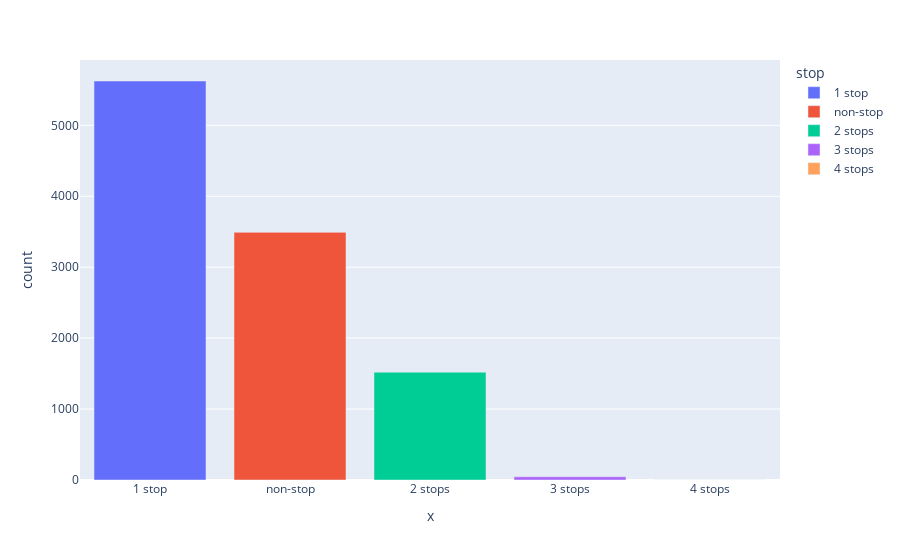

The cell this chart's notebook holds for it:
### Markdown cell above
# Count of Flights with number of stoppings

### Code cell
px.bar(d,y='count',x=['1 stop','non-stop','2 stops','3 stops','4 stops'],hover_name='stop',color='stop')

### Figure 1 — Plotly figure (JSON) as saved in the notebook; plotly's stock layout.template omitted (floating-point values rounded to 4 significant figures)
{"data": [{"alignmentgroup": "True", "hovertemplate": "<b>%{hovertext}</b><br><br>stop=1 stop<br>x=%{x}<br>count=%{y}<extra></extra>", "hovertext": ["1 stop"], "legendgroup": "1 stop", "marker": {"color": "#636efa", "pattern": {"shape": ""}}, "name": "1 stop", "offsetgroup": "1 stop", "orientation": "v", "showlegend": true, "textposition": "auto", "type": "bar", "x": ["1 stop"], "xaxis": "x", "y": [5625], "yaxis": "y"}, {"alignmentgroup": "True", "hovertemplate": "<b>%{hovertext}</b><br><br>stop=non-stop<br>x=%{x}<br>count=%{y}<extra></extra>", "hovertext": ["non-stop"], "legendgroup": "non-stop", "marker": {"color": "#EF553B", "pattern": {"shape": ""}}, "name": "non-stop", "offsetgroup": "non-stop", "orientation": "v", "showlegend": true, "textposition": "auto", "type": "bar", "x": ["non-stop"], "xaxis": "x", "y": [3491], "yaxis": "y"}, {"alignmentgroup": "True", "hovertemplate": "<b>%{hovertext}</b><br><br>stop=2 stops<br>x=%{x}<br>count=%{y}<extra></extra>", "hovertext": ["2 stops"], "legendgroup": "2 stops", "marker": {"color": "#00cc96", "pattern": {"shape": ""}}, "name": "2 stops", "offsetgroup": "2 stops", "orientation": "v", "showlegend": true, "textposition": "auto", "type": "bar", "x": ["2 stops"], "xaxis": "x", "y": [1520], "yaxis": "y"}, {"alignmentgroup": "True", "hovertemplate": "<b>%{hovertext}</b><br><br>stop=3 stops<br>x=%{x}<br>count=%{y}<extra></extra>", "hovertext": ["3 stops"], "legendgroup": "3 stops", "marker": {"color": "#ab63fa", "pattern": {"shape": ""}}, "name": "3 stops", "offsetgroup": "3 stops", "orientation": "v", "showlegend": true, "textposition": "auto", "type": "bar", "x": ["3 stops"], "xaxis": "x", "y": [45], "yaxis": "y"}, {"alignmentgroup": "True", "hovertemplate": "<b>%{hovertext}</b><br><br>stop=4 stops<br>x=%{x}<br>count=%{y}<extra></extra>", "hovertext": ["4 stops"], "legendgroup": "4 stops", "marker": {"color": "#FFA15A", "pattern": {"shape": ""}}, "name": "4 stops", "offsetgroup": "4 stops", "orientation": "v", "showlegend": true, "textposition": "auto", "type": "bar", "x": ["4 stops"], "xaxis": "x", "y": [1], "yaxis": "y"}], "layout": {"barmode": "relative", "legend": {"title": {"text": "stop"}, "tracegroupgap": 0}, "margin": {"t": 60}, "xaxis": {"anchor": "y", "domain": [0, 1], "title": {"text": "x"}}, "yaxis": {"anchor": "x", "domain": [0, 1], "title": {"text": "count"}}}}
